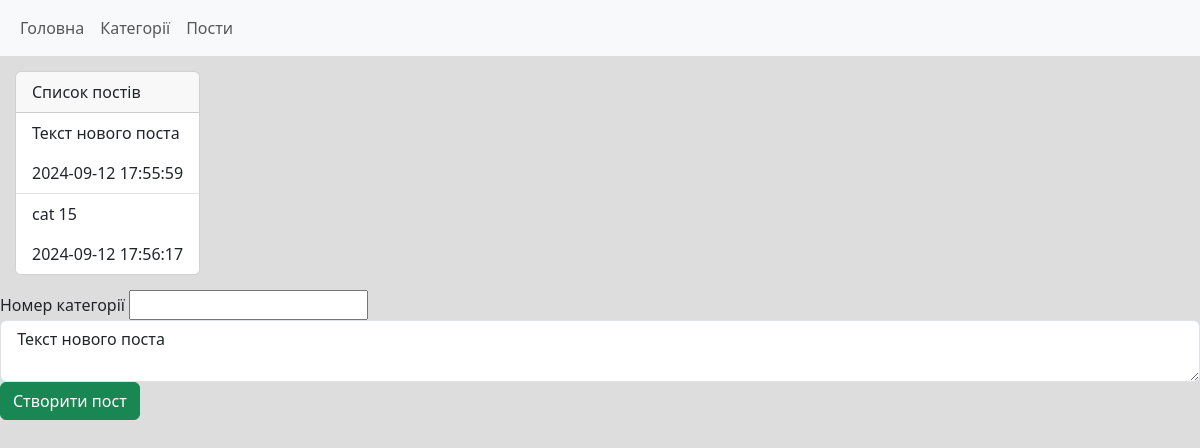
Screenshot of /categories/15 with the database file from the repository.
### tables this page shows
CREATE TABLE post(
	post_id INTEGER PRIMARY KEY AUTOINCREMENT,
	category_id INTEGER, 
	text TEXT,
	datetime TEXT NOT NULL DEFAULT CURRENT_TIMESTAMP,
	
	FOREIGN KEY (category_id) REFERENCES category(category_id)
);

### main.py (the view)
@app.route("/categories/<id>", methods=["GET","POST"])
def posts_by_category(id):
    if request.method == "POST":
        category_id = request.form.get("category_id")
        text = request.form.get("text")
        db.addPost(category_id, text)
        return redirect(f"/categories/{id}")
    return render_template("post_list.html",
                           post_list=db.getPostsByCategory(id))

### db.py (called while the page is built)
def open():
    global conn, cursor
    conn = sqlite3.connect(db_name)
    cursor = conn.cursor()

def close():
    cursor.close()
    conn.close()

def getPostsByCategory(category_id):
    open()
    cursor.execute("SELECT * FROM post WHERE category_id = ?;",
                    [category_id])
    res = cursor.fetchall()
    close()
    return res

### templates/post_list.html
{% extends 'base.html' %}
{% block content %}
<div class="card card-list">
    <div class="card-header">
        Список постів
    </div>
    <ul class="list-group list-group-flush">
        {% for p in post_list %}
            <li class="list-group-item">
                <p>
                    {{p[2]}}
                </p>
                <span>{{p[-1]}}</span>
            </li>
        {% endfor %}
    </ul>
</div>
<div class="mb-3">
    <form method="post">
        <label >Номер категорії</label>
        <input type="number" name="category_id">
        <textarea class="form-control" name="text"> Текст нового поста </textarea>
        <input type="submit" value="Створити пост" class="btn btn-success">
    </form>
</div>
{% endblock %}

### static/style.css (style rules this page uses)
body { background: #ddd; }
.card-list { width: fit-content; margin: 15px; }

### rows the page displays
post: text "Текст нового поста", datetime "2024-09-12 17:55:59"
post: text "cat 15", datetime "2024-09-12 17:56:17"
